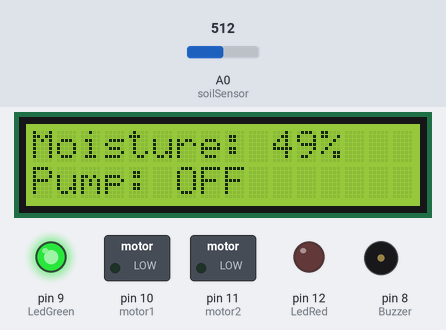
Simulated run of this sketch. Board: Arduino Uno, built with avr-gcc and run on an emulated ATmega328P. Parts: 16×2 character LCD, switched loads named in the sketch (green lamp = pin HIGH), output pins drawn as LEDs (lit = HIGH), buzzer (waves = sounding). The test bench sets the inputs (shaded band); at power-on: A0 (soilSensor) = 512. What the sketch prints to the serial monitor is not drawn.

Above: at 3.2 s.
3.3 s: A0 (soilSensor) set to 592
At 5.2 s:
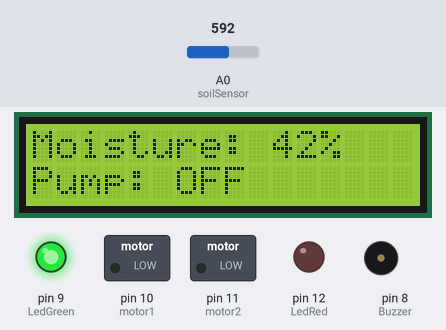
5.5 s: A0 (soilSensor) set to 615
At 7.2 s:
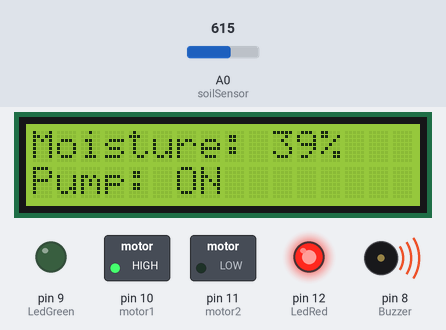
7.5 s: A0 (soilSensor) set to 716
At 9.2 s:
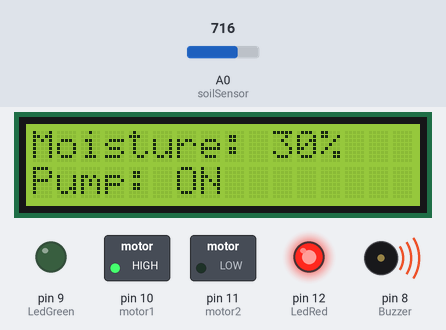
9.5 s: A0 (soilSensor) set to 590
At 11.0 s:
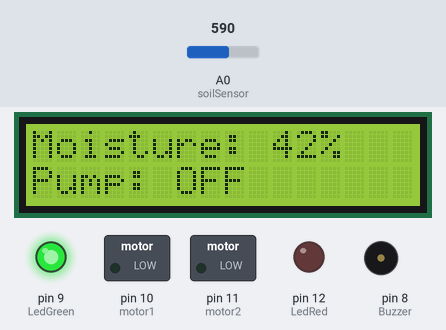
Timing chart, 0 to 12.5 s (numbered marks = the images above; inputs shaded):
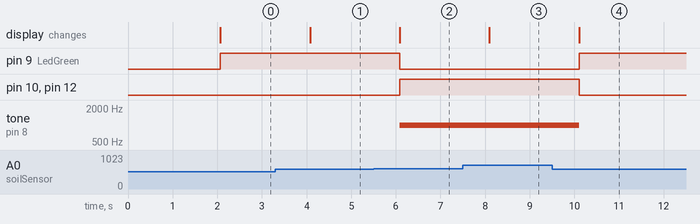

The sketch:

irrigation_code.ino
```cpp
#include <LiquidCrystal.h>

const int soilSensor = A0;

const int motor1 = 10;
const int motor2 = 11;

const int LedRed = 12;
const int LedGreen = 9;
const int Buzzer = 8;

LiquidCrystal lcd(2, 3, 4, 5, 6, 7);

int threshold = 600;   // Change after testing

void setup() {

  Serial.begin(9600);

  pinMode(motor1, OUTPUT);
  pinMode(motor2, OUTPUT);
  pinMode(LedRed, OUTPUT);
  pinMode(LedGreen, OUTPUT);
  pinMode(Buzzer, OUTPUT);

  lcd.begin(16, 2);
  lcd.print("Smart Irrigation");
  delay(2000);
  lcd.clear();
}

void loop() {

  int moistureValue = analogRead(soilSensor);

  // Convert to percentage
  int moisturePercent = map(moistureValue, 1023, 0, 0, 100);

  Serial.print("Moisture: ");
  Serial.println(moistureValue);

  lcd.setCursor(0,0);
  lcd.print("Moisture: ");
  lcd.print(moisturePercent);
  lcd.print("%   ");

  if (moistureValue > threshold) {

    // DRY SOIL
    digitalWrite(motor1, HIGH);
    digitalWrite(motor2, LOW);

    digitalWrite(LedRed, HIGH);
    digitalWrite(LedGreen, LOW);

    tone(Buzzer, 1000);

    lcd.setCursor(0,1);
    lcd.print("Pump: ON  ");

  } else {

    // WET SOIL
    digitalWrite(motor1, LOW);
    digitalWrite(motor2, LOW);

    digitalWrite(LedRed, LOW);
    digitalWrite(LedGreen, HIGH);

    noTone(Buzzer);

    lcd.setCursor(0,1);
    lcd.print("Pump: OFF ");
  }

  delay(1000);
}
```

Measured:
- the behaviour switches between 600 and 601 on A0 (soilSensor) (found by bisection; images 1 and 2)
- after the input at 3.3 s, the display: changes after 0.78 s (image 1)
- after the input at 5.5 s, pin 9 (LedGreen): HIGH → LOW after 0.59 s; pin 10 (motor1), pin 12 (LedRed): LOW → HIGH after 0.59 s; tone on pin 8 (Buzzer): silent → 1000 Hz after 0.59 s; the display: changes after 0.59 s (image 2)
- after the input at 7.5 s, the display: changes after 0.60 s (image 3)
- after the input at 9.5 s, pin 9 (LedGreen): LOW → HIGH after 0.60 s; pin 10 (motor1), pin 12 (LedRed): HIGH → LOW after 0.60 s; tone on pin 8 (Buzzer): 1000 Hz → silent after 0.60 s; the display: changes after 0.60 s (image 4)
